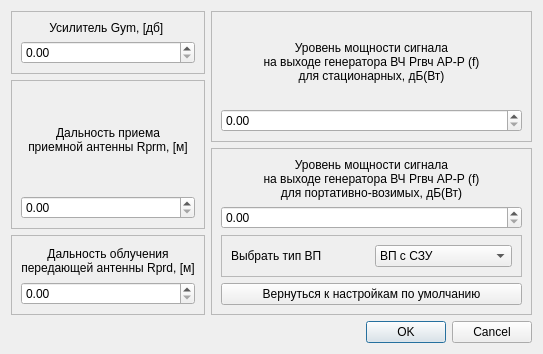
<?xml version="1.0" encoding="UTF-8"?>
<ui version="4.0">
 <class>dialog</class>
 <widget class="QDialog" name="dialog">
  <property name="windowModality">
   <enum>Qt::ApplicationModal</enum>
  </property>
  <property name="geometry">
   <rect>
    <x>0</x>
    <y>0</y>
    <width>543</width>
    <height>354</height>
   </rect>
  </property>
  <property name="maximumSize">
   <size>
    <width>16777215</width>
    <height>16777215</height>
   </size>
  </property>
  <property name="windowTitle">
   <string>Настройка переменных</string>
  </property>
  <property name="modal">
   <bool>false</bool>
  </property>
  <layout class="QGridLayout" name="gridLayout_3">
   <item row="0" column="1" rowspan="2">
    <widget class="QFrame" name="verticalFrame_4">
     <property name="frameShape">
      <enum>QFrame::StyledPanel</enum>
     </property>
     <layout class="QGridLayout" name="gridLayout">
      <item row="2" column="0">
       <widget class="QDoubleSpinBox" name="doubleSpinBox_4"/>
      </item>
      <item row="1" column="0">
       <widget class="QLabel" name="label_5">
        <property name="text">
         <string>Уровень мощности сигнала 
на выходе генератора ВЧ Pгвч АР-Р (f) 
для стационарных, дБ(Вт)</string>
        </property>
        <property name="alignment">
         <set>Qt::AlignCenter</set>
        </property>
       </widget>
      </item>
     </layout>
    </widget>
   </item>
   <item row="2" column="1" rowspan="2">
    <widget class="QFrame" name="verticalFrame_5">
     <property name="frameShape">
      <enum>QFrame::StyledPanel</enum>
     </property>
     <layout class="QGridLayout" name="gridLayout_2">
      <item row="1" column="0">
       <widget class="QLabel" name="label_6">
        <property name="statusTip">
         <string notr="true"/>
        </property>
        <property name="text">
         <string>Уровень мощности сигнала 
на выходе генератора ВЧ Pгвч АР-Р (f) 
для портативно-возимых, дБ(Вт)</string>
        </property>
        <property name="alignment">
         <set>Qt::AlignCenter</set>
        </property>
       </widget>
      </item>
      <item row="2" column="0">
       <widget class="QDoubleSpinBox" name="doubleSpinBox_5"/>
      </item>
      <item row="3" column="0">
       <widget class="QFrame" name="horizontalFrame">
        <property name="frameShape">
         <enum>QFrame::StyledPanel</enum>
        </property>
        <layout class="QHBoxLayout" name="horizontalLayout">
         <item>
          <widget class="QLabel" name="label_4">
           <property name="text">
            <string>Выбрать тип ВП</string>
           </property>
          </widget>
         </item>
         <item>
          <widget class="QComboBox" name="comboBox">
           <item>
            <property name="text">
             <string>ВП с СЗУ</string>
            </property>
           </item>
           <item>
            <property name="text">
             <string>ВП без СЗУ</string>
            </property>
           </item>
          </widget>
         </item>
        </layout>
       </widget>
      </item>
      <item row="4" column="0">
       <widget class="QPushButton" name="pushButton">
        <property name="text">
         <string>Вернуться к настройкам по умолчанию</string>
        </property>
       </widget>
      </item>
     </layout>
    </widget>
   </item>
   <item row="1" column="0" rowspan="2">
    <widget class="QFrame" name="verticalFrame_2">
     <property name="frameShape">
      <enum>QFrame::StyledPanel</enum>
     </property>
     <layout class="QVBoxLayout" name="verticalLayout_2">
      <item>
       <widget class="QLabel" name="label_2">
        <property name="text">
         <string>Дальность приема 
приемной антенны Rprm, [м]</string>
        </property>
        <property name="alignment">
         <set>Qt::AlignCenter</set>
        </property>
       </widget>
      </item>
      <item>
       <widget class="QDoubleSpinBox" name="doubleSpinBox_2"/>
      </item>
     </layout>
    </widget>
   </item>
   <item row="0" column="0">
    <widget class="QFrame" name="verticalFrame_3">
     <property name="frameShape">
      <enum>QFrame::StyledPanel</enum>
     </property>
     <layout class="QVBoxLayout" name="verticalLayout_3">
      <item>
       <widget class="QLabel" name="label_3">
        <property name="text">
         <string>Усилитель Gym, [дб] </string>
        </property>
        <property name="alignment">
         <set>Qt::AlignCenter</set>
        </property>
       </widget>
      </item>
      <item>
       <widget class="QDoubleSpinBox" name="doubleSpinBox_3"/>
      </item>
     </layout>
    </widget>
   </item>
   <item row="3" column="0">
    <widget class="QFrame" name="verticalFrame">
     <property name="frameShape">
      <enum>QFrame::StyledPanel</enum>
     </property>
     <layout class="QVBoxLayout" name="verticalLayout">
      <item>
       <widget class="QLabel" name="label">
        <property name="text">
         <string>Дальность облучения 
передающей антенны Rprd, [м]</string>
        </property>
        <property name="alignment">
         <set>Qt::AlignCenter</set>
        </property>
       </widget>
      </item>
      <item>
       <widget class="QDoubleSpinBox" name="doubleSpinBox"/>
      </item>
     </layout>
    </widget>
   </item>
   <item row="4" column="1">
    <widget class="QDialogButtonBox" name="buttonBox">
     <property name="orientation">
      <enum>Qt::Horizontal</enum>
     </property>
     <property name="standardButtons">
      <set>QDialogButtonBox::Cancel|QDialogButtonBox::Ok</set>
     </property>
    </widget>
   </item>
  </layout>
  <zorder>verticalFrame_4</zorder>
  <zorder>verticalFrame_5</zorder>
  <zorder>verticalFrame</zorder>
  <zorder>verticalFrame_2</zorder>
  <zorder>verticalFrame_3</zorder>
  <zorder>buttonBox</zorder>
 </widget>
 <resources/>
 <connections/>
</ui>
